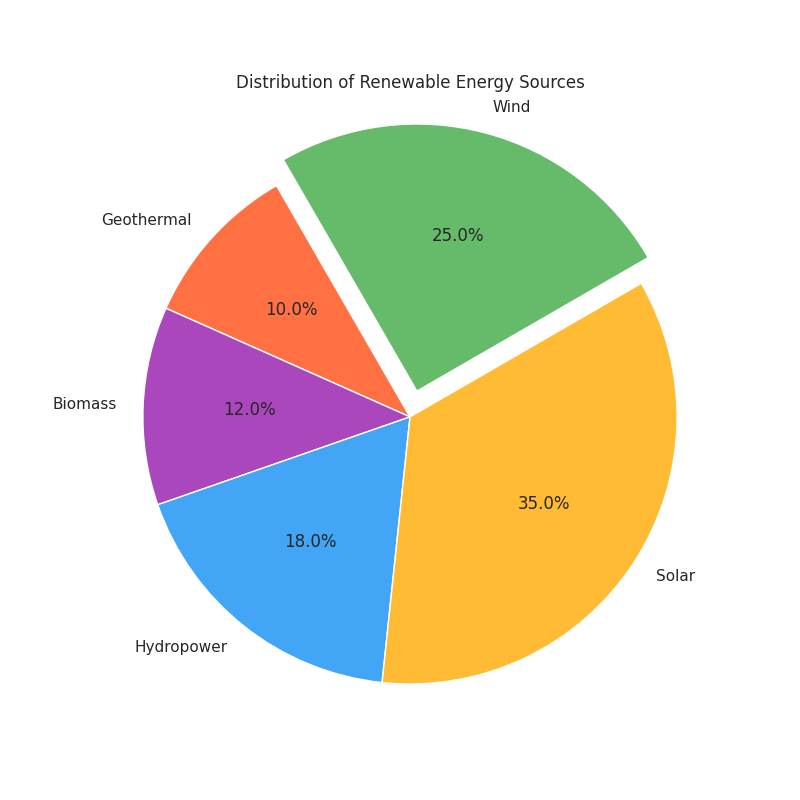

Write the Python code that produced this figure.
import matplotlib.pyplot as plt

energy_sources = ['Geothermal', 'Biomass', 'Hydropower', 'Solar', 'Wind']
percentages = [10, 12, 18, 35, 25]
colors = ['#FF7043', '#AB47BC', '#42A5F5', '#FFBB33', '#66BB6A']

fig, ax = plt.subplots(figsize=(8, 8))

ax.pie(
    percentages,
    labels=energy_sources,
    autopct='%1.1f%%',
    startangle=120,
    colors=colors,
    explode=[0.1 if energy == 'Wind' else 0 for energy in energy_sources],
)

ax.axis('equal')

plt.title("Distribution of Renewable Energy Sources")
plt.show()
